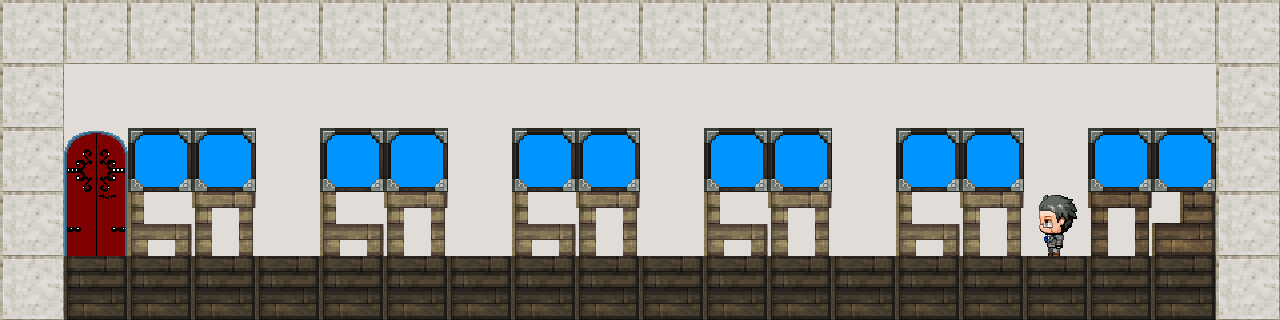

Below is a game level as drawn by its tile map, then a one-line description and the .tmx that defines it (tile-layer data replaced by summaries):
An orthogonal 20x5 tile map with 64x64 px tiles, 4 tile layers (bot, world, top, overlap) and 3 objects (debut, fin, prof).

<map version="1.2" tiledversion="1.3.4" orientation="orthogonal" renderorder="right-down" width="20" height="5" tilewidth="64" tileheight="64" infinite="0" nextlayerid="6" nextobjectid="4">
 <editorsettings>
  <export target="classRoomReseau.json" format="json" />
 </editorsettings>
 <tileset firstgid="1" name="tilesheet" tilewidth="64" tileheight="64" tilecount="100" columns="25">
  <image source="../images/tilesheet.png" width="1600" height="256" />
  <tile id="0">
   <properties>
    <property name="Collides" type="bool" value="false" />
   </properties>
  </tile>
  <tile id="1">
   <properties>
    <property name="Collides" type="bool" value="false" />
   </properties>
  </tile>
  <tile id="2">
   <properties>
    <property name="Collides" type="bool" value="false" />
   </properties>
  </tile>
  <tile id="3">
   <properties>
    <property name="Collides" type="bool" value="false" />
   </properties>
  </tile>
  <tile id="4">
   <properties>
    <property name="Collides" type="bool" value="false" />
   </properties>
  </tile>
  <tile id="5">
   <properties>
    <property name="Collides" type="bool" value="false" />
   </properties>
  </tile>
  <tile id="6">
   <properties>
    <property name="Collides" type="bool" value="false" />
   </properties>
  </tile>
  <tile id="7">
   <properties>
    <property name="Collides" type="bool" value="false" />
   </properties>
  </tile>
  <tile id="8">
   <properties>
    <property name="Collides" type="bool" value="false" />
   </properties>
  </tile>
  <tile id="9">
   <properties>
    <property name="Collides" type="bool" value="false" />
   </properties>
  </tile>
  <tile id="10">
   <properties>
    <property name="Collides" type="bool" value="false" />
   </properties>
  </tile>
  <tile id="11">
   <properties>
    <property name="Collides" type="bool" value="false" />
   </properties>
  </tile>
  <tile id="12">
   <properties>
    <property name="Collides" type="bool" value="false" />
   </properties>
  </tile>
  <tile id="13">
   <properties>
    <property name="Collides" type="bool" value="false" />
   </properties>
  </tile>
  <tile id="14">
   <properties>
    <property name="Collides" type="bool" value="true" />
   </properties>
  </tile>
  <tile id="15">
   <properties>
    <property name="Collides" type="bool" value="false" />
   </properties>
  </tile>
  <tile id="16">
   <properties>
    <property name="Collides" type="bool" value="false" />
   </properties>
  </tile>
  <tile id="17">
   <properties>
    <property name="Collides" type="bool" value="true" />
   </properties>
  </tile>
  <tile id="18">
   <properties>
    <property name="Collides" type="bool" value="false" />
   </properties>
  </tile>
  <tile id="19">
   <properties>
    <property name="Collides" type="bool" value="false" />
   </properties>
  </tile>
  <tile id="20">
   <properties>
    <property name="Collides" type="bool" value="false" />
   </properties>
  </tile>
  <tile id="21">
   <properties>
    <property name="Collides" type="bool" value="false" />
   </properties>
  </tile>
  <tile id="22">
   <properties>
    <property name="Collides" type="bool" value="false" />
   </properties>
  </tile>
  <tile id="23">
   <properties>
    <property name="Collides" type="bool" value="false" />
   </properties>
  </tile>
  <tile id="24">
   <properties>
    <property name="Collides" type="bool" value="false" />
   </properties>
  </tile>
 </tileset>
 <layer id="3" name="bot" width="20" height="5">
  <data>[100 cells, 54 non-empty, 2 distinct tile ids]</data>
 </layer>
 <layer id="4" name="world" width="20" height="5">
  <data>[100 cells, 70 non-empty, 7 distinct tile ids]</data>
 </layer>
 <layer id="2" name="top" width="20" height="5">
  <data>[100 cells, 0 non-empty, 0 distinct tile ids]</data>
 </layer>
 <layer id="1" name="overlap" width="20" height="5">
  <data>[100 cells, 3 non-empty, 3 distinct tile ids]</data>
 </layer>
 <objectgroup id="5" name="Objects">
  <object id="1" name="debut" gid="25" x="254.413" y="236.872" width="64" height="64" />
  <object id="2" name="fin" gid="25" x="64.83" y="236.872" width="64" height="64" />
  <object id="3" name="prof" gid="25" x="1045.37" y="229.737" width="17.1139" height="17.1139" />
 </objectgroup>
</map>